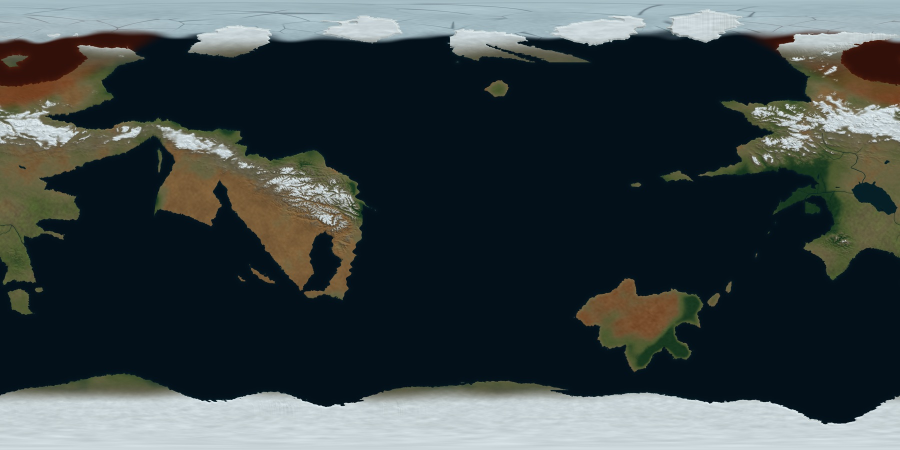
#> input picture CATWORLD_Planet/source/reference_R8_world.jpg, 1800 x 900 px (shown at 1/2 size)
$ python make_r9_figures.py
#> lines starting #> are read from the running program, lines starting #| are printed output that depends on the picture
from pathlib import Path
from PIL import Image,ImageDraw,ImageFont
import json,shutil,numpy as np
B=Path(__file__).resolve().parents[1]
shutil.copy2(B/'world_maps/03_tectonics_ocean_centered.png',B/'guide/Tectonic_Framework.png')
old=B/'source/reference_R8_world.jpg'
if not old.exists():
 p=B.parent/'CATWORLD_Planet_R8/textures/albedo_8192.png'
 if p.exists():
  a=np.array(Image.open(p));Image.fromarray(np.roll(a,a.shape[1]//2,axis=1)).resize((1800,900)).save(old,quality=94)
if old.exists():
 im=Image.new('RGB',(1900,2040),'#10191f');d=ImageDraw.Draw(im);font=ImageFont.truetype('/System/Library/Fonts/Supplemental/Arial Bold.ttf',34)
#> after `im = Image.new('RGB', (1900, 2040), '#10191f')`:
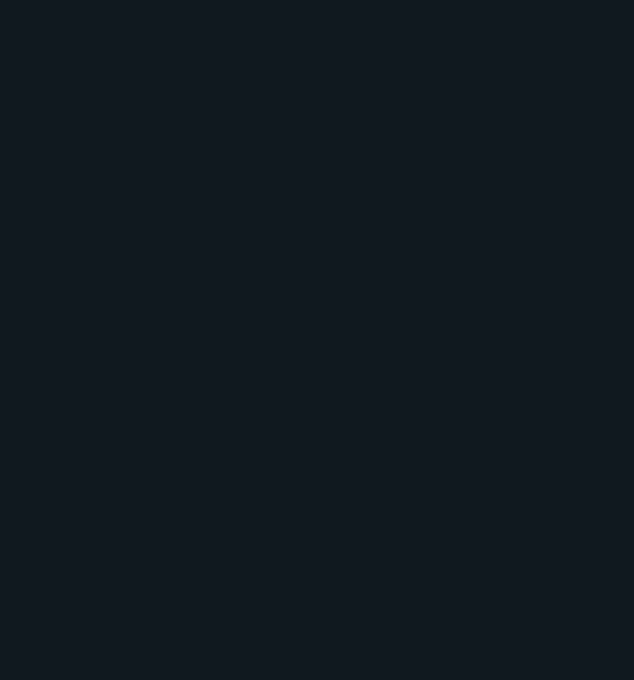
#> im: PIL image 1900x2040 RGB (shown at 1/3 size); mean R, G, B 16, 25, 31
 for i,p in enumerate([old,B/'world_maps/01_world_ocean_centered_preview.jpg']):
  q=Image.open(p).resize((1800,900));y=85+i*1000;im.paste(q,(50,y));d.text((50,y-50),'R8 / BEFORE' if i==0 else 'R9 / REVISED OCEANS AND SOUTH-SWEPT CONNECTION',font=font,fill='#eadfcb')
#> further down, q is the input picture: PIL image 1800x900 RGB; mean R, G, B 58.6, 68.3, 70
#> after `im.paste(q, (50, y))`:
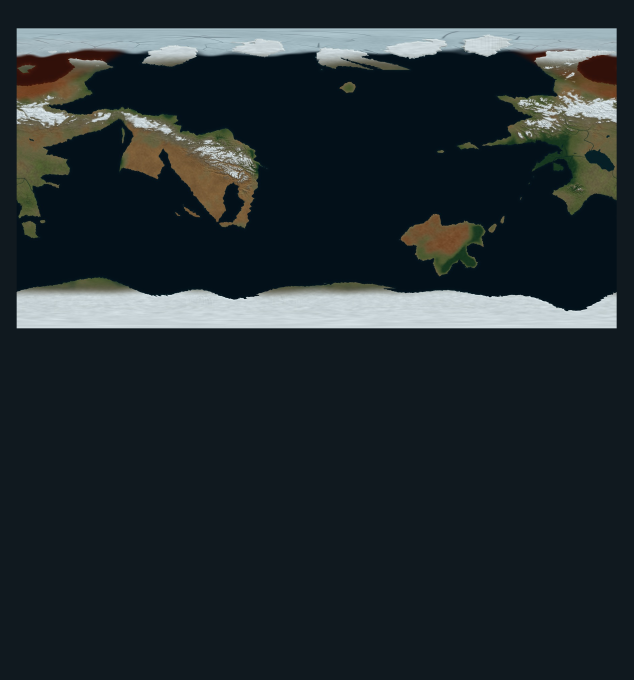
#> im: PIL image 1900x2040 RGB (shown at 1/3 size); mean R, G, B 33.8, 43.1, 47.3
#> pass 2 of the loop `for i,p in enumerate([old,B/'world_maps/01_world_ocean_centered_previe..`:
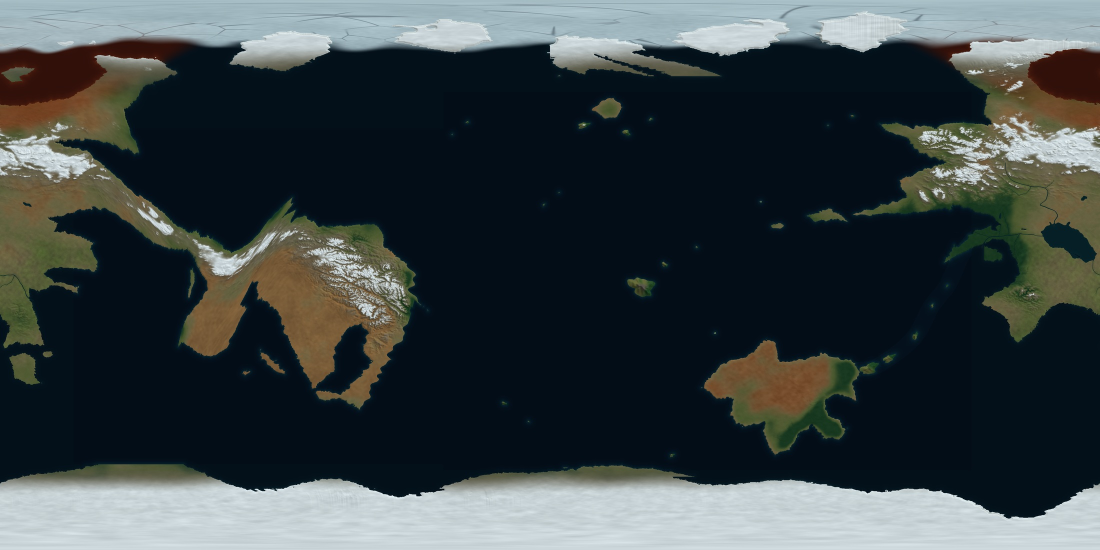
#> input picture CATWORLD_Planet/world_maps/01_world_ocean_centered_preview.jpg, 2200 x 1100 px (shown at 1/2 size)
#> `im.paste(q, (50, y))`:
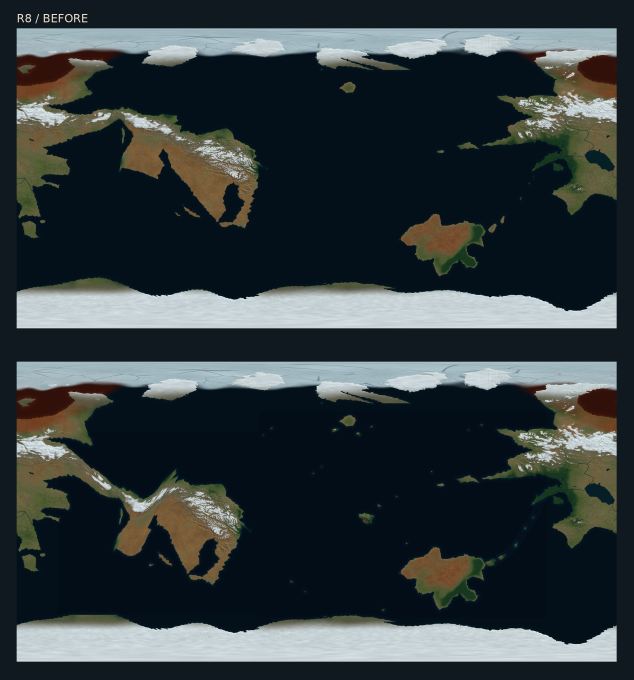
#> im: PIL image 1900x2040 RGB (shown at 1/3 size); mean R, G, B 51.6, 60.7, 63.3
 im.save(B/'guide/Revision_Comparison.jpg',quality=94)
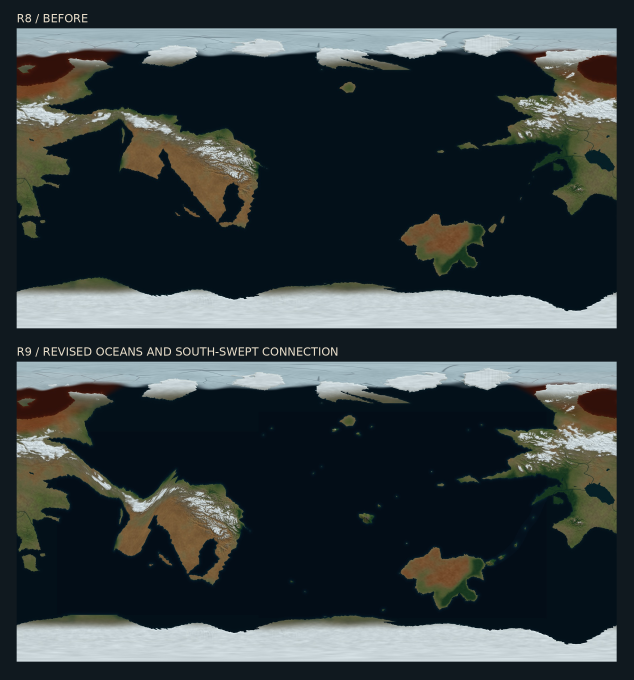
#> saved as Revision_Comparison.jpg: PIL image 1900x2040 RGB (shown at 1/3 size); mean R, G, B 52, 61.1, 63.7
#> (the run stopped early here; a loop or call above may not have finished)
